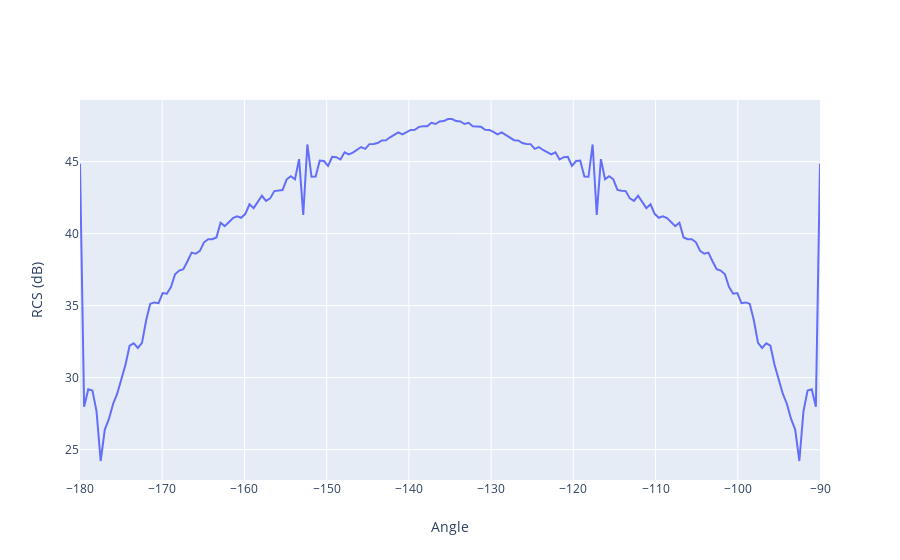

Notebook source saved alongside this figure:
### Code cell
data=go.Scatter(x=phi, y=10*np.log10(rcs), name='RCS')
layout = go.Layout(
    xaxis=dict(title='Angle'),
    yaxis=dict(title='RCS (dB)'),
)
go.Figure(data=data, layout=layout)

### Figure 1 — Plotly figure (JSON) as saved in the notebook; plotly's stock layout.template omitted (floating-point values rounded to 4 significant figures; data arrays with more than 128 entries replaced by an {"elided": "..."} marker saying what was removed)
{"data": [{"name": "RCS", "type": "scatter", "x": {"elided": "180 float values"}, "y": {"elided": "180 float values"}}], "layout": {"xaxis": {"title": {"text": "Angle"}}, "yaxis": {"title": {"text": "RCS (dB)"}}}}
